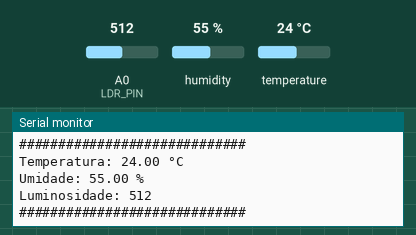
The sketch below on a simulated Arduino Uno, built with avr-gcc and run on an emulated ATmega328P. On the bench: the last lines printed to the serial monitor. The test bench sets the inputs (shaded band); at power-on: humidity 55 %, A0 (LDR_PIN) = 512, temperature 24 °C.

Above: at 5.8 s.
5.9 s: humidity set to 22 %
At 11.5 s:
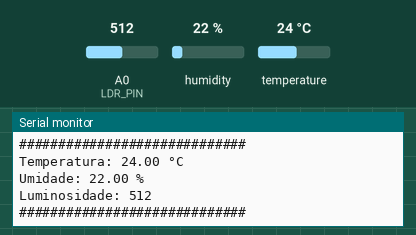
11.9 s: A0 (LDR_PIN) set to 716
At 16.3 s:
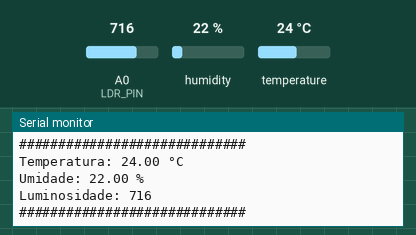
17.9 s: temperature set to 12 °C
23.9 s: A0 (LDR_PIN) set to 900
At 25.8 s:
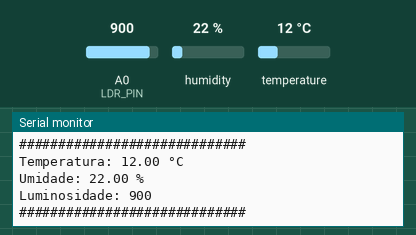
29.9 s: humidity set to 40 %
At 30.6 s:
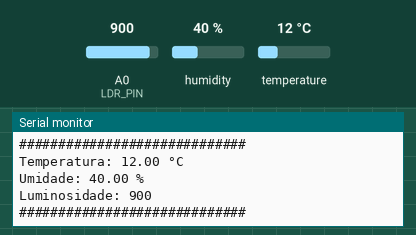
Timing chart, 0 to 32.9 s (numbered marks = the images above; inputs shaded):
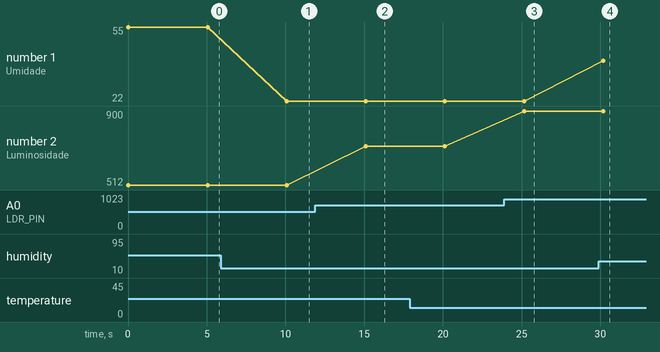

The sketch:

trabalho_arduino.ino
```cpp
#include <DHT.h>

//#include <ESP8266WiFi.h>
//#include <PubSubClient.h>


#define DHT_PIN 2   // Pino de dados do DHT22 conectado ao pino digital 2
#define LDR_PIN A0   // Pino analógico ao qual o LDR está conectado

//const char* ssid = "sua-rede-WiFi";
//const char* password = "sua-senha-WiFi";
//const char* mqtt_server = "endereco-do-seu-broker-MQTT";

//WiFiClient espClient;
//PubSubClient client(espClient);


DHT dht(DHT_PIN, DHT11);

void setup() {
  Serial.begin(115200);
  dht.begin();
  //setup_wifi();
  //client.setServer(mqtt_server, 1883);

}

void loop() {

  float temperatura = dht.readTemperature();
  float umidade = dht.readHumidity();

  int luminosidade = analogRead(LDR_PIN);

  //  if (!client.connected()) {
  //  reconnect();
  //}

  //  while (Serial.available() > 0) {
  //  String sensorData = Serial.readStringUntil('\n');
  //  client.publish("topico-mqtt", sensorData.c_str());
  //}

  //client.loop();


  //Serial.println("hello world!");

  Serial.print("Temperatura: ");
  Serial.print(temperatura);
  Serial.println(" °C");
  Serial.print("Umidade: ");
  Serial.print(umidade);
  Serial.println(" %");
  Serial.print("Luminosidade: ");
  Serial.println(luminosidade);
  Serial.println("#############################");

  // Envie os dados para o ESP8266 via comunicação serial
  //Serial.print("DHT22:");
  //Serial.print(temperatura);
  //Serial.print(",");
  //Serial.print(umidade);
  //Serial.print("|LDR:");
  //Serial.println(luminosidade);

  delay(5000);  // Aguarde 5 segundos antes de realizar a próxima leitura
}
```

Measured:
- after the input at 5.9 s, the serial monitor: prints a new line after 4.2 s (image 1)
- after the input at 11.9 s, the serial monitor: prints a new line after 3.2 s (image 2)
- after the input at 23.9 s, the serial monitor: prints a new line after 1.3 s (image 3)
- after the input at 29.9 s, the serial monitor: prints a new line after 0.28 s (image 4)
- plotted number 1: 55 → 22 after the input at 5.9 s, 22 → 40 after the input at 29.9 s
- plotted number 2: 512 → 716 after the input at 11.9 s, 716 → 900 after the input at 23.9 s
